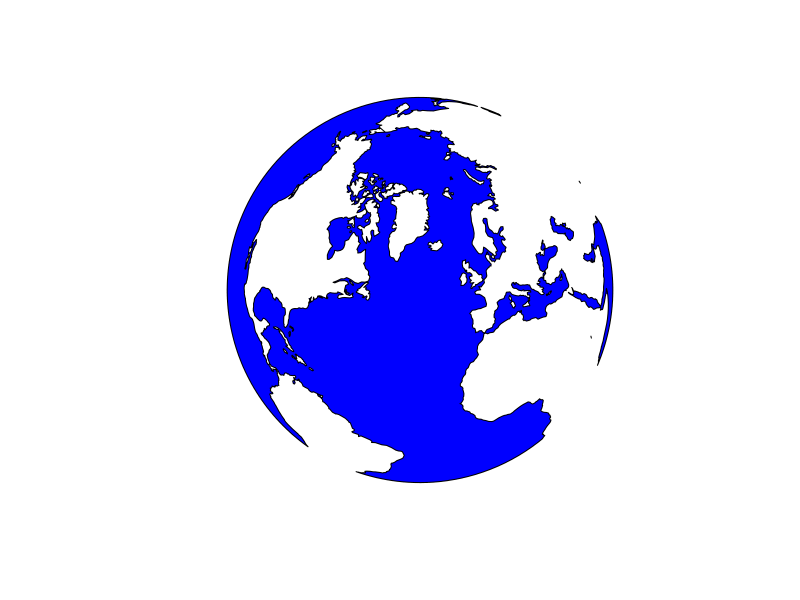
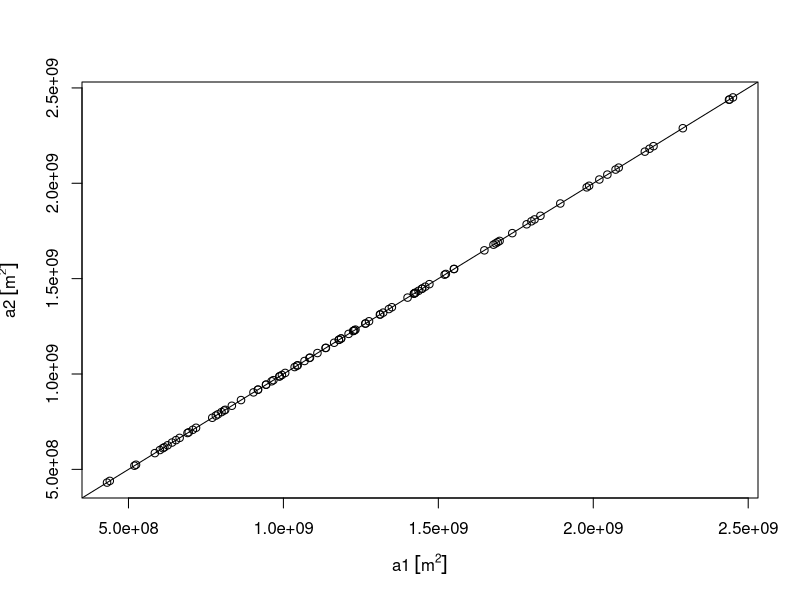
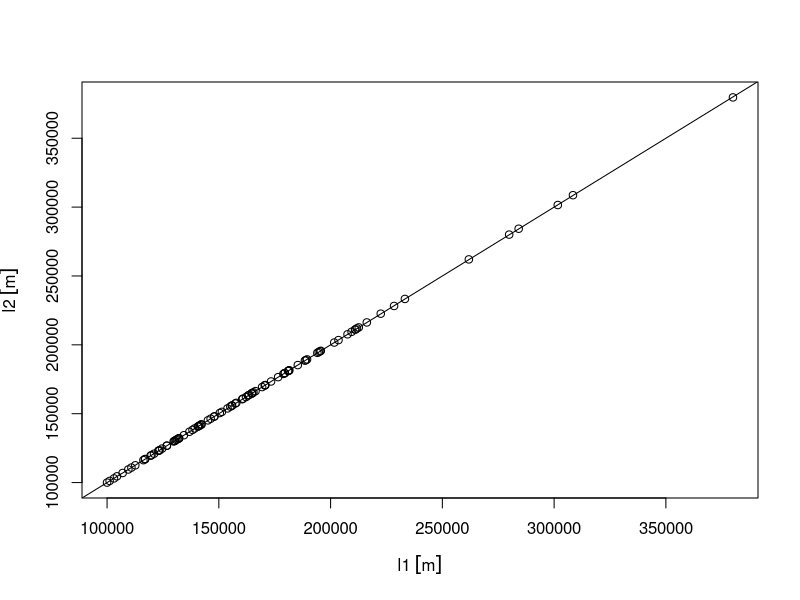
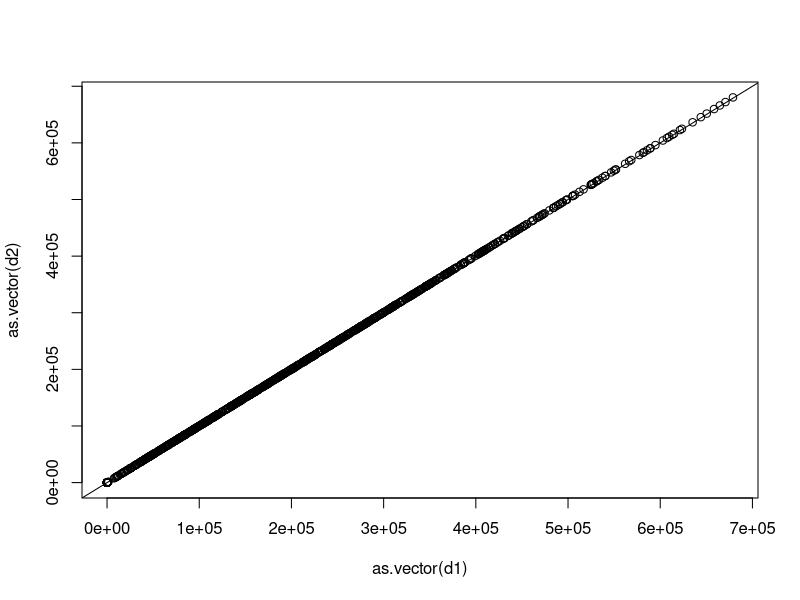
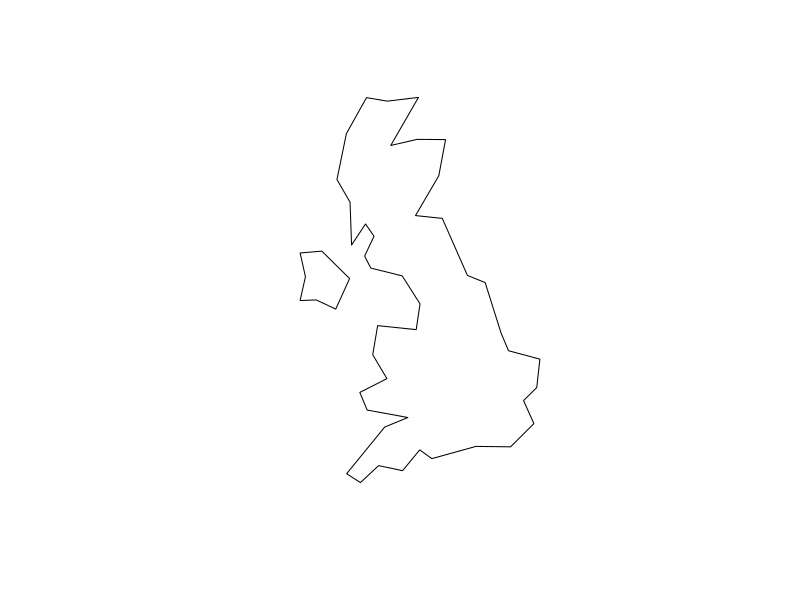
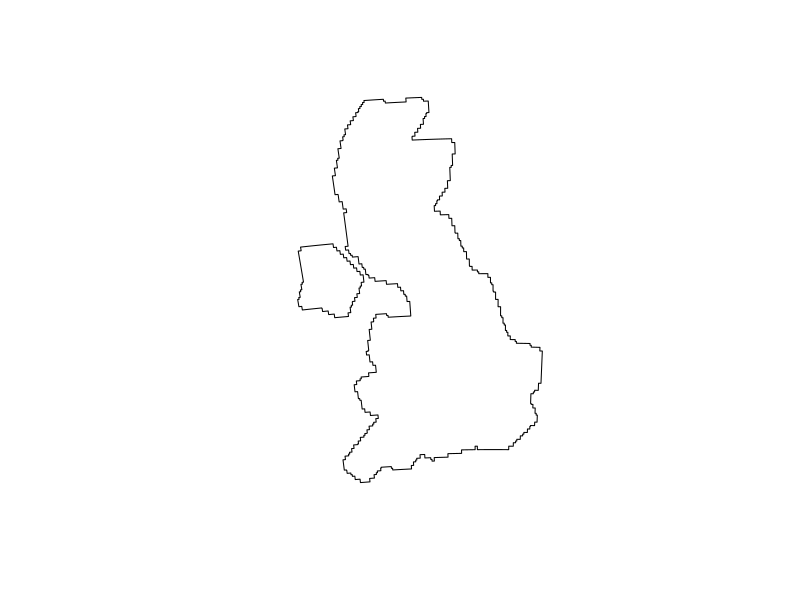
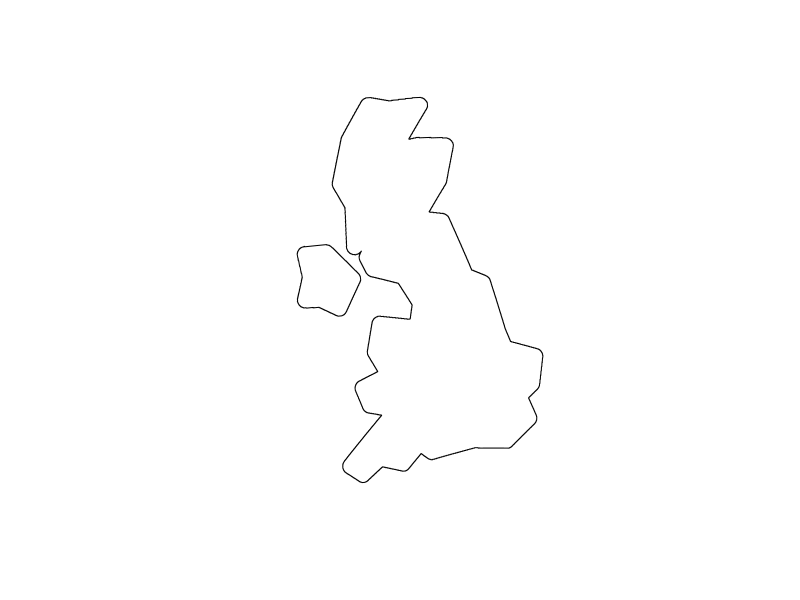
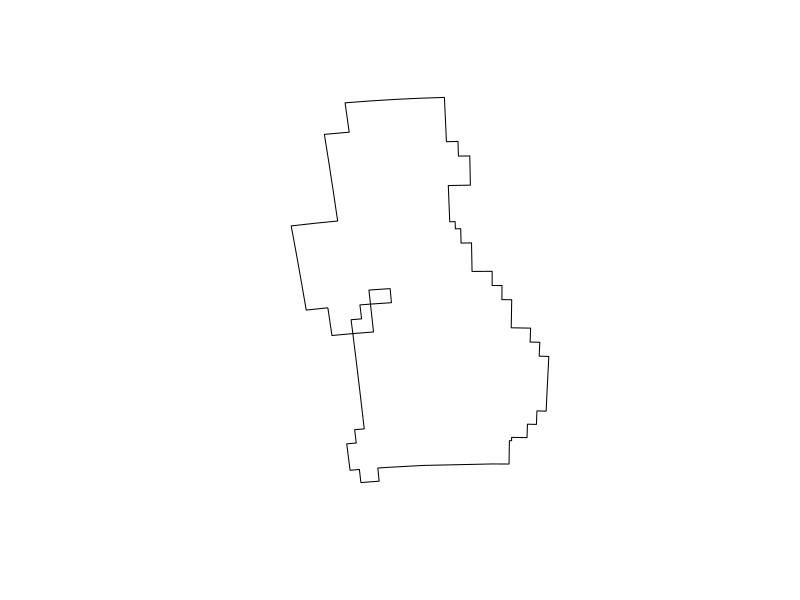

Write the R code that produced these figures, in order.
## ---- chunk 1
knitr::opts_chunk$set(fig.height = 4.5)
knitr::opts_chunk$set(fig.width = 6)
knitr::opts_chunk$set(collapse = TRUE)
## ---- chunk 2
library(sf)
## ---- chunk 3
library(s2)
## ---- chunk 4
nc = read_sf(system.file("gpkg/nc.gpkg", package="sf")) # wrong ring directions
s2_area(st_as_s2(nc, oriented = FALSE)[1:3]) # corrects ring direction, correct area:
s2_area(st_as_s2(nc, oriented = TRUE)[1:3]) # wrong direction: Earth's surface minus area
nc = read_sf(system.file("gpkg/nc.gpkg", package="sf"), check_ring_dir = TRUE)
s2_area(st_as_s2(nc, oriented = TRUE)[1:3]) # no second correction needed here:
## ---- chunk 5
all(units::drop_units(st_area(nc)) == s2_area(st_as_s2(nc, oriented = FALSE)))
## ---- chunk 6
g = st_as_sfc("POLYGON FULL", crs = 'EPSG:4326')
g
## ---- chunk 7
options(s2_oriented = TRUE) # don't change orientation from here on
co = st_as_sf(s2_data_countries())
oc = st_difference(g, st_union(co)) # oceans
b = st_buffer(st_as_sfc("POINT(-30 52)", crs = 'EPSG:4326'), 9800000) # visible half
i = st_intersection(b, oc) # visible ocean
plot(st_transform(i, "+proj=ortho +lat_0=52 +lon_0=-30"), col = 'blue')
## ---- chunk 8
st_area(oc) / st_area(g)
## ---- chunk 9
a = st_as_sfc("POINT(0 0)", crs = 'EPSG:4326')
b = st_as_sfc("POLYGON((0 0,1 0,1 1,0 1,0 0))", crs = 'EPSG:4326')
st_intersects(a, b, model = "open")
st_intersects(a, b, model = "closed")
st_intersects(a, b, model = "semi-open") # a toss
st_intersects(a, b) # default: closed
## ---- chunk 10
fiji = s2_data_countries("Fiji")
aa = s2_data_countries("Antarctica")
s2_bounds_cap(fiji)
s2_bounds_rect(c(fiji,aa))
## ---- chunk 11
sf_use_s2()
## ---- chunk 12
sf_use_s2(FALSE)
## ---- chunk 13
sf_use_s2(TRUE)
## ---- chunk 14
options(s2_oriented = FALSE) # correct orientation from here on
library(sf)
library(units)
nc = read_sf(system.file("gpkg/nc.gpkg", package="sf"))
sf_use_s2(TRUE)
a1 = st_area(nc)
sf_use_s2(FALSE)
a2 = st_area(nc)
plot(a1, a2)
abline(0, 1)
summary((a1 - a2)/a1)
## ---- chunk 15
nc_ls = st_cast(nc, "MULTILINESTRING")
sf_use_s2(TRUE)
l1 = st_length(nc_ls)
sf_use_s2(FALSE)
l2 = st_length(nc_ls)
plot(l1 , l2)
abline(0, 1)
summary((l1 - l2)/l1)
## ---- chunk 16
sf_use_s2(TRUE)
d1 = st_distance(nc, nc[1:10,])
sf_use_s2(FALSE)
d2 = st_distance(nc, nc[1:10,])
plot(as.vector(d1), as.vector(d2))
abline(0, 1)
summary(as.vector(d1) - as.vector(d2))
## ---- chunk 17
sf_use_s2(TRUE)
st_intersects(nc[1:3,], nc[1:3,]) # self-intersections + neighbours
sf_use_s2(TRUE)
st_intersects(nc[1:3,], nc[1:3,], model = "semi-open") # only self-intersections
## ---- chunk 18
uk = s2_data_countries("United Kingdom")
class(uk)
uk_sfc = st_as_sfc(uk) 
uk_buffer = st_buffer(uk_sfc, dist = 20000)
uk_buffer2 = st_buffer(uk_sfc, dist = 20000, max_cells = 10000)
uk_buffer3 = st_buffer(uk_sfc, dist = 20000, max_cells = 100)
class(uk_buffer)
plot(uk_sfc)
plot(uk_buffer)
plot(uk_buffer2)
plot(uk_buffer3)
uk_sf = st_as_sf(uk) 
## ---- chunk 19
# the sf way
system.time({
  uk_projected = st_transform(uk_sfc, 27700)
  uk_buffer_sf = st_buffer(uk_projected, dist = 20000)
})
# sf way with few than the 30 segments in the buffer
system.time({
  uk_projected = st_transform(uk_sfc, 27700)
  uk_buffer_sf2 = st_buffer(uk_projected, dist = 20000, nQuadSegs = 4)
})
# s2 with default cell size
system.time({
  uk_buffer = s2_buffer_cells(uk, distance = 20000)
})
# s2 with 10000 cells
system.time({
  uk_buffer2 = s2_buffer_cells(uk, distance = 20000, max_cells = 10000)
})
# s2 with 100 cells
system.time({
  uk_buffer2 = s2_buffer_cells(uk, distance = 20000, max_cells = 100)
})
